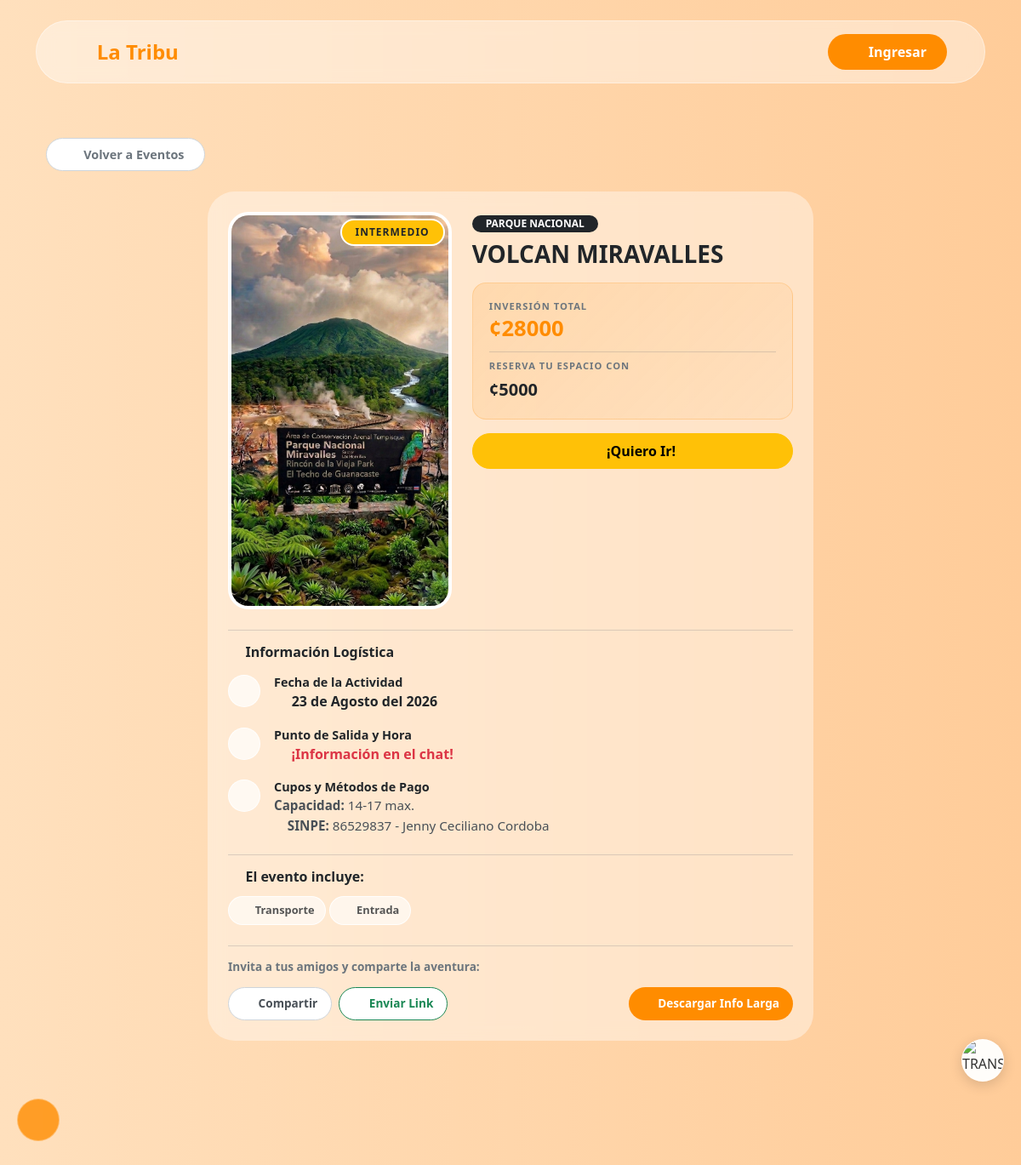
/detalles_evento/11, run on the app's committed database.
### models_core.py (models this page shows)
class Event(db.Model):
    id = db.Column(db.Integer, primary_key=True)
    poster = db.Column(db.String(255))
    nombre_lugar = db.Column(db.String(200), nullable=False)
    dificultad = db.Column(db.String(50))
    actividad = db.Column(db.String(100))
    moneda = db.Column(db.String(5))
    precio = db.Column(db.Integer)
    reserva = db.Column(db.Integer)
    capacidad = db.Column(db.String(50))
    sinpe = db.Column(db.String(100))
    cuenta = db.Column(db.String(200))
    solo_chat = db.Column(db.Boolean, default=False)
    logistica_segura = db.Column(db.Boolean, default=False)
    is_sold_out = db.Column(db.Boolean, default=False)
    dias = db.Column(db.Integer, default=1)
    fecha_unica = db.Column(db.String(50))
    fecha_inicio = db.Column(db.String(50))
    fecha_regreso = db.Column(db.String(50))
    hora_salida = db.Column(db.String(50))
    lugar_salida = db.Column(db.String(200))
    puntos_recogida = db.Column(db.Text)
    itinerario = db.Column(db.Text)
    incluye = db.Column(db.Text)
    gpx_filename = db.Column(db.String(255))
    gpx_password = db.Column(db.String(50))
    organicmaps_url = db.Column(db.String(500))
    created_at = db.Column(db.DateTime, default=datetime.utcnow)

### routes/pages_admin.py (the view)
@bp.route('/detalles_evento/<int:event_id>')
def detalles_evento(event_id):
    evento = Event.query.get_or_404(event_id)
    return render_template('ver_evento.html', evento=evento)

### routes/__init__.py (called while the page is built)
@bp.before_request
def ensure_session_avatar():
    if 'user_id' in session:
        if 'avatar' not in session or 'email' not in session:
            user = User.query.get(session['user_id'])
            if user:
                if 'avatar' not in session:
                    session['avatar'] = user.avatar or ''
                if 'email' not in session:
                    session['email'] = user.email or ''

### templates/ver_evento.html (shortened to what this page needs)
{% extends "base.html" %}
{% block content %}
{% set is_super = session.get('role') == 'Superusuario' %}
{% set is_logistica_segura = evento.lugar_salida and evento.lugar_salida.startswith('SEGURO_') %}
{% set is_private = evento.solo_chat or is_logistica_segura or evento.logistica_segura %}
{% set lugar_real = evento.lugar_salida|replace('SEGURO_', '') if is_logistica_segura else evento.lugar_salida %}
{% set is_sold_out = evento.is_sold_out or (evento.capacidad and evento.capacidad.startswith('AGOTADO')) %}
{% set is_super_user = session.get('role') == 'Superusuario' %}
{% if is_private and not is_super %}
    {% set dest_text = "📍 Info exclusiva en el Chat" %}
    {% set time_text = "⏰ Info exclusiva en el Chat" %}
{% else %}
    {% set dest_text = lugar_real or 'Por definir' %}
    {% set time_text = evento.hora_salida or 'Por definir' %}
{% endif %}
{% set precio_val = evento.precio | default(0, true) | int %}
{% set precio_mostrar = evento.moneda ~ precio_val if precio_val > 0 else 'PENDIENTE' %}
{% set meses_nombres = ["Enero", "Febrero", "Marzo", "Abril", "Mayo", "Junio", "Julio", "Agosto", "Septiembre", "Octubre", "Noviembre", "Diciembre"] %}
{% set fecha_str = evento.fecha_unica %}
{% set fecha_formateada = "Por definir" %}
{% if fecha_str %}
    {% set p = fecha_str.split('-') %}
    {% if p|length == 3 %}
        {% set fecha_formateada = p[2]|int ~ " de " ~ meses_nombres[p[1]|int - 1] ~ " del " ~ p[0] %}
    {% else %}
        {% set fecha_formateada = fecha_str %}
    {% endif %}
{% endif %}
{% set inicio_str = evento.fecha_inicio %}
{% set inicio_formateada = evento.fecha_inicio %}
{% if inicio_str %}
    {% set pi = inicio_str.split('-') %}
    {% if pi|length == 3 %}
        {% set inicio_formateada = pi[2]|int ~ " de " ~ meses_nombres[pi[1]|int - 1] ~ " del " ~ pi[0] %}
    {% endif %}
{% endif %}
{% set regreso_str = evento.fecha_regreso %}
{% set regreso_formateada = evento.fecha_regreso %}
{% if regreso_str %}
    {% set pr = regreso_str.split('-') %}
    {% if pr|length == 3 %}
        {% set regreso_formateada = pr[2]|int ~ " de " ~ meses_nombres[pr[1]|int - 1] ~ " del " ~ pr[0] %}
    {% endif %}
{% endif %}
{% set date_display = fecha_formateada if evento.dias == 1 else inicio_formateada ~ ' al ' ~ regreso_formateada %}
{% set poster_url = url_for('static', filename='uploads/' + evento.poster) if evento.poster else url_for('static', filename='default.png') %}
<div class="container animate__animated animate__fadeIn pb-5 pt-3">
    <div class="row justify-content-center">
        <div class="col-lg-12">
            <div class="mb-4 d-flex justify-content-start hide-on-export">
                <a href="javascript:history.back()" class="btn bg-white rounded-pill px-4 py-2 shadow-sm fw-bold d-inline-flex align-items-center" style="color: #6c757d; border: 1px solid #ced4da; font-size: 0.9rem;">
                    <i class="bi bi-arrow-left me-2"></i>Volver a Eventos
                </a>
            </div>
            <div class="row g-4 g-lg-5">
                <div class="col-12 {% if is_super_user %}col-lg-7{% else %}col-lg-8 mx-auto{% endif %}">
                    <div id="eventCardToExport" class="glass-panel rounded-5 p-4 p-md-4 mb-4 position-relative border-0 shadow-lg {{ 'sold-out-card' if is_sold_out else '' }}">
                        {% include 'partials/ver_evento_card_main.html' %}
                        {% include 'partials/ver_evento_gpx_share.html' %}
                    </div>
                </div>
            </div>
        </div>
    </div>
</div>
{% endblock %}

### templates/partials/ver_evento_card_main.html (shortened to what this page needs)
                        <div class="row g-4 mb-4">
                            <div class="col-12 col-md-5 d-flex flex-column align-items-center">
                                <div class="position-relative w-100" style="max-width: 320px;">
                                    {% set poster_url = url_for('static', filename='uploads/' + evento.poster) if evento.poster else url_for('static', filename='default.png') %}
                                    <img src="{{ poster_url }}" alt="{{ evento.nombre_lugar }}" class="event-poster border border-4 border-white">
                                    {% set badge_class = 'bg-success' %}
                                    {% if evento.dificultad in ['Intermedio'] %} {% set badge_class = 'bg-warning text-dark' %} {% endif %}
                                    {% if evento.dificultad in ['Dificil', 'Técnico', 'Avanzado'] %} {% set badge_class = 'bg-danger' %} {% endif %}
                                    <span class="position-absolute top-0 end-0 badge rounded-pill {{ badge_class }} m-2 border border-2 border-white shadow-sm badge-dificultad text-uppercase">
                                        {{ evento.dificultad }}
                                    </span>
                                </div>
                            </div>
                            <div class="col-12 col-md-7">
                                <span class="badge bg-dark rounded-pill px-3 py-1 mb-2 text-uppercase fw-bold shadow-sm" style="font-size: 0.75rem;">{{ evento.actividad }}</span>
                                <h1 class="fw-bold text-dark h3 mb-3 lh-sm">{{ evento.nombre_lugar }}</h1>
                                <div class="price-banner d-flex flex-column gap-2 mb-3">
                                    <div>
                                        <span class="text-uppercase text-secondary fw-bold d-block mb-1" style="font-size: 0.7rem; letter-spacing: 1px;">Inversión Total</span>
                                        <span class="fw-bold text-orange" style="font-size: 1.6rem; line-height: 1;">
                                            {% if precio_val > 0 %}{{ evento.moneda }}{{ evento.precio }}{% else %}PENDIENTE{% endif %}
                                        </span>
                                    </div>
                                    <div class="border-top border-secondary border-opacity-25 pt-2 mt-1">
                                        <span class="text-uppercase text-secondary fw-bold d-block mb-1" style="font-size: 0.7rem; letter-spacing: 1px;">Reserva tu espacio con</span>
                                        <span class="fw-bold text-dark fs-5">
                                            {% set r_val = evento.reserva|int if evento.reserva else 0 %}
                                            {% if r_val > 0 %}{{ evento.moneda }}{{ evento.reserva }}{% else %}PENDIENTE{% endif %}
                                        </span>
                                    </div>
                                </div>
                                {% if is_sold_out and not is_super_user %}
                                <button class="btn btn-secondary w-100 rounded-pill py-2 fw-bold shadow-sm fs-6 hide-on-export disabled">
                                    <i class="bi bi-x-circle me-2"></i>Sin Espacio
                                </button>
                                {% else %}
                                <button class="btn btn-warning-orange w-100 rounded-pill py-2 fw-bold shadow-sm fs-6 hide-on-export" onclick="reservarPorWhatsApp()">
                                    <i class="bi bi-whatsapp me-2"></i>¡Quiero Ir!
                                </button>
                                {% endif %}
                            </div>
                        </div>
                        <hr class="border-secondary opacity-25 mb-3">
                        <h6 class="fw-bold text-warning-custom mb-3"><i class="bi bi-journal-text me-2"></i>Información Logística</h6>
                        <div class="detail-item">
                            <div class="detail-icon"><i class="bi bi-calendar-event"></i></div>
                            <div class="detail-text">
                                <h6 class="fw-bold text-dark mb-1" style="font-size: 0.9rem;">Fecha de la Actividad</h6>
                                <p class="mb-0 fs-6 text-dark fw-bold">
                                    {% if evento.dias > 1 %}
                                        Del {{ inicio_formateada }} al {{ regreso_formateada }}
                                    {% else %}
                                        <i class="bi bi-calendar-check text-orange me-1"></i> {{ fecha_formateada }}
                                    {% endif %}
                                </p>
                            </div>
                        </div>
                        <div class="detail-item">
                            <div class="detail-icon"><i class="bi bi-geo-alt"></i></div>
                            <div class="detail-text">
                                <h6 class="fw-bold text-dark mb-1" style="font-size: 0.9rem;">Punto de Salida y Hora</h6>
                                {% if is_private and not is_super_user %}
                                    <p class="text-danger fw-bold fs-6 mt-1 mb-0"><i class="bi bi-shield-lock-fill me-2"></i>¡Información en el chat!</p>
                                {% endif %}
                            </div>
                        </div>
                        <div class="detail-item">
                            <div class="detail-icon"><i class="bi bi-credit-card"></i></div>
                            <div class="detail-text">
                                <h6 class="fw-bold text-dark mb-1" style="font-size: 0.9rem;">Cupos y Métodos de Pago</h6>
                                <p class="mb-1"><strong>Capacidad:</strong> {{ evento.capacidad|replace('AGOTADO_', '') }} max.</p>
                                {% if evento.sinpe %}
                                    <p class="mb-1"><strong><i class="bi bi-phone text-orange me-1"></i>SINPE:</strong> {{ evento.sinpe }}</p>
                                {% endif %}
                            </div>
                        </div>
                        {% if evento.incluye %}
                        <hr class="border-secondary opacity-25 my-3">
                        <div class="mb-3">
                            <h6 class="fw-bold text-dark mb-2"><i class="bi bi-bag-check-fill text-orange me-2"></i>El evento incluye:</h6>
                            <div class="d-flex flex-wrap">
                                {% for item in evento.incluye.split(',') %}
                                    {% if item.strip() %}
                                        <span class="incluye-pill"><i class="bi bi-check2-circle me-2"></i>{{ item.strip() }}</span>
                                    {% endif %}
                                {% endfor %}
                            </div>
                        </div>
                        {% endif %}

### static/css/global.css (style rules this page uses)
:root { --bg-dark: #1e1e1e; --bg-darker: #121212; --text-light: #f1f1f1; --primary-orange: #ff8c00; --primary-hover: #e07b00; --nav-mobile-height: 65px; }
.text-orange { color: var(--primary-orange) !important; }
a { color: var(--primary-orange); text-decoration: none; }
.btn-warning-orange { background-color: #ffc107; border-color: #ffc107; color: #000 !important; font-weight: 600; }

### static/css/base.css (style rules this page uses)
body { background: linear-gradient(to right, #ffe0bd 0%, #ffcc99 100%); background-attachment: fixed; min-height: 100vh; display: flex; flex-direction: column; }
.glass-panel { background: rgba(255, 255, 255, 0.4); backdrop-filter: blur(10px); -webkit-backdrop-filter: blur(10px); border: 1px solid rgba(255, 255, 255, 0.4); box-shadow: 0 8px 32px 0 rgba(31, 38, 135, 0.05); }
*, *::before, *::after { box-shadow: none !important; text-shadow: none !important; }

### templates/partials/base_styles.html (style rules this page uses)
*, *::before, *::after { box-shadow: none !important; text-shadow: none !important; }
.shadow, .shadow-sm, .shadow-lg, .shadow-none, [class*="shadow"] { box-shadow: none !important; }

### data on the page
Event: dificultad "INTERMEDIO", actividad "PARQUE NACIONAL", nombre_lugar "VOLCAN MIRAVALLES", moneda "¢", precio "28000", reserva "5000", capacidad "14-17", sinpe "86529837 - Jenny Ceciliano Cordoba", solo_chat False (drawn)

### other printed values
{{ fecha_formateada }} "23 de Agosto del 2026"
{{ item.strip() }} "Transporte" "Entrada"
